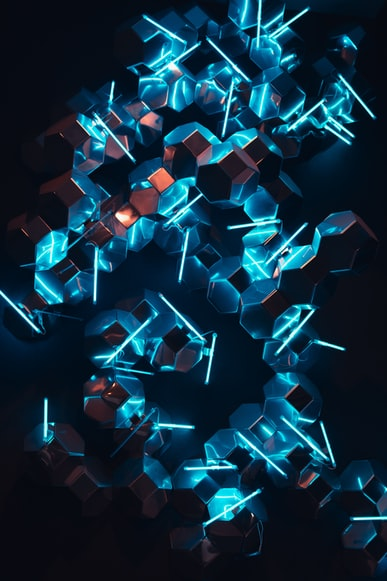
#> input picture Python/lab_6_14_feb_2023/pattern_two.jfif, 387 x 581 px, found by its file name
$ jupyter execute Untitled.ipynb
#> lines starting #> are read from the running program, lines starting #| are printed output that depends on the picture; long printed decimals are rounded
[cell 1]
import cv2 as cv
from matplotlib import pyplot as plt
import numpy as np

img = cv.imread('D:/Programing_works/6th_semester_work/Python/lab_6_14_feb_2023/pattern_two.jfif',0)
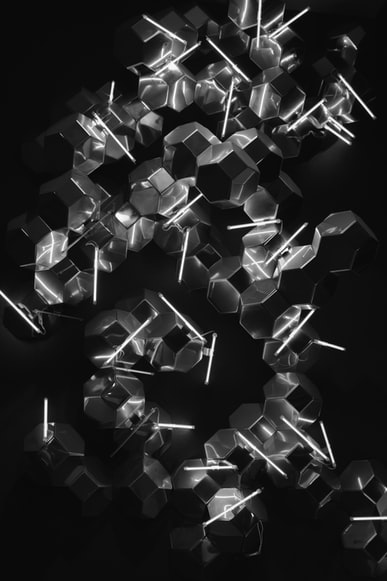
#> img: shape (581, 387); min 0, max 255, mean 38.4

print(type(img))
#| <class 'numpy.ndarray'>
print(img.shape)
#| (581, 387)
px = img[100,100]
#> px = 29
print(px)
#| 29

plt.imshow(img)
plt.title('Image')
plt.show()
# cv.imshow('Image',img)
# cv.waitKey()
# cv.destroyAllWindows()

[cell 2]
import cv2
import numpy as np
from matplotlib import pyplot as plt

img = cv2.imread('D:/Programing_works/6th_semester_work/Python/lab_6_14_feb_2023/pattern_two.jfif',0)

hist,bins = np.histogram(img.flatten(),256,[0,256])
#> hist = 256 values, max 21305 at index 11, min 17 at index 1, mean 878.3; bins = 257 values from 0 to 256

cdf = hist.cumsum()
#> cdf = 256 values from 54 to 224847
cdf_normalized = cdf * hist.max()/ cdf.max()
#> cdf_normalized = 256 values from 5.12 to 21305
print(type(img))
#| <class 'numpy.ndarray'>
flat= img.flatten()
print("flatten",flat)
#> (printed output is left out)
print(np.cov(flat))
#| 2121.179

plt.plot(cdf_normalized, color = 'b')
plt.hist(img.flatten(),256,[0,256], color = 'r')
plt.xlim([0,256])
plt.legend(('cdf','histogram'), loc = 'upper left')
plt.show()
#> figure, not shown here; tallest bar 21305 high, from x = 11 to 12; curve peaks at x = 255, y = 21305

[cell 3]
from PIL import Image
from matplotlib import pyplot as plt
# Method to process the red band of the image
def normalizeRed(intensity):
    iI      = intensity
    minI    = 86
    maxI    = 230
    minO    = 0
    maxO    = 255
    iO      = (iI-minI)*(((maxO-minO)/(maxI-minI))+minO)
    return iO
# Method to process the green band of the image
def normalizeGreen(intensity):
    iI      = intensity
    minI    = 90
    maxI    = 225
    minO    = 0
    maxO    = 255
    iO      = (iI-minI)*(((maxO-minO)/(maxI-minI))+minO)
    return iO
# Method to process the blue band of the image
def normalizeBlue(intensity):
    iI      = intensity
    minI    = 100
    maxI    = 210
    minO    = 0
    maxO    = 255
    iO      = (iI-minI)*(((maxO-minO)/(maxI-minI))+minO)
    return iO
# Create an image object
imageObject     = Image.open("D:/Programing_works/6th_semester_work/Python/lab_6_14_feb_2023/pattern_two.jfif")
# Split the red, green and blue bands from the Image
multiBands      = imageObject.split()
# Apply point operations that does contrast stretching on each color band
normalizedRedBand      = multiBands[0].point(normalizeRed)
normalizedGreenBand    = multiBands[1].point(normalizeGreen)
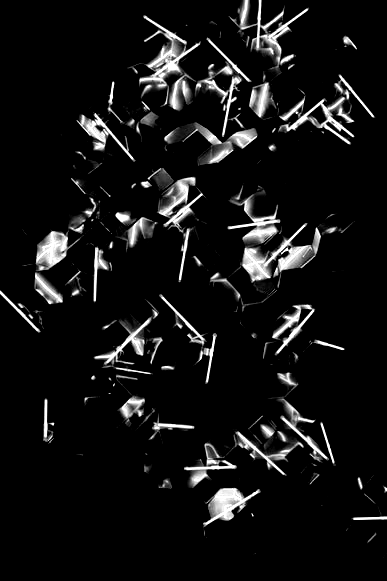
#> normalizedGreenBand: PIL image 387x581 L; min 0, max 255, mean 19.1
normalizedBlueBand     = multiBands[2].point(normalizeBlue)
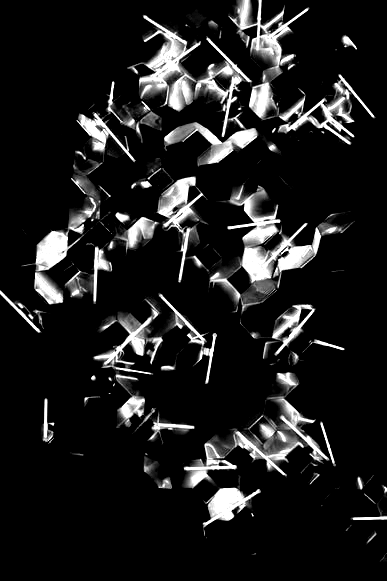
#> normalizedBlueBand: PIL image 387x581 L; min 0, max 255, mean 29
# Create a new image from the contrast stretched red, green and blue brands
normalizedImage = Image.merge("RGB", (normalizedRedBand, normalizedGreenBand, normalizedBlueBand))
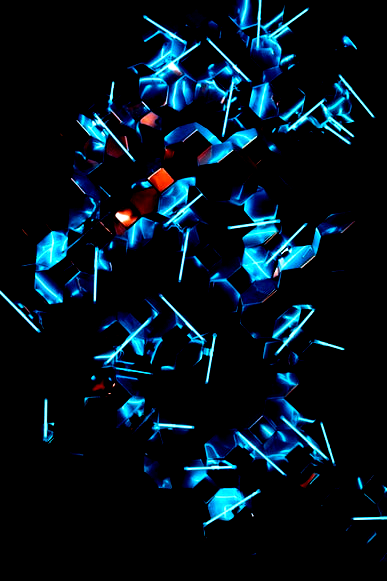
#> normalizedImage: PIL image 387x581 RGB; mean R, G, B 4.4, 19.1, 29
# Display the image before contrast stretching
plt.imshow(imageObject)
plt.title('Before contrast Streaching')
plt.show()
# imageObject.show()
# Display the image after contrast stretching
plt.imshow(normalizedImage)
plt.title('After contrast Streaching')
plt.show()
# normalizedImage.show()

[cell 4]
#canny edge ditector

import cv2
import numpy as np
from matplotlib import pyplot as plt
image = cv2.imread("D:/Programing_works/6th_semester_work/Python/lab_6_14_feb_2023/pattern_two.jfif")
#> image is the input picture: shape (581, 387, 3); mean B, G, R 63.6, 45.7, 15
# Print error message if image is null
if image is None:
    print('Could not read image')
# Apply identity kernel
kernel1 = np.array([[0, 0, 0],
                    [0, 1, 0],
                    [0, 0, 0]])
identity = cv2.filter2D(src=image, ddepth=-1, kernel=kernel1)
# cv2.imshow('Original', image)
plt.imshow(image)
plt.title('Orignal')
plt.show()
# cv2.imshow('Identity', identity)
plt.imshow(identity)
plt.title('Identity')
plt.show()
# cv2.waitKey()
# cv2.imwrite('identity.jpg', identity)
# cv2.destroyAllWindows()
# Apply blurring kernel
kernel2 = np.ones((5, 5), np.float32) / 25
img = cv2.filter2D(src=image, ddepth=-1, kernel=kernel2)
#> img: shape (581, 387, 3)
# cv2.imshow('Original', image)
plt.imshow(image)
plt.title('Original')
plt.show()
# cv2.imshow('Kernel Blur', img)
plt.imshow(img)
plt.title('Kernel blur')
plt.show()
# cv2.waitKey()
#cv2.imwrite('blur_kernel.jpg', img)
# cv2.destroyAllWindows()

[cell 5]
import numpy as np
import cv2 as cv
from matplotlib import pyplot as plt
kernel=np.ones((3,3),np.float32)/9
img=cv.imread('C:/Users/DDas/Downloads/pattern_two.jfif',0)
dst=cv.filter2D(img,-1,kernel)
plt.imshow(dst)
plt.title('Resized')
plt.show()
# cv.imshow("resized",dst)
# cv.waitKey(0)
# cv.destroyAllWindows()

[cell 6]
import cv2
from matplotlib import pyplot as plt
img = cv2.imread("D:/Programing_works/6th_semester_work/Python/lab_6_14_feb_2023/abs_idea.jpg")
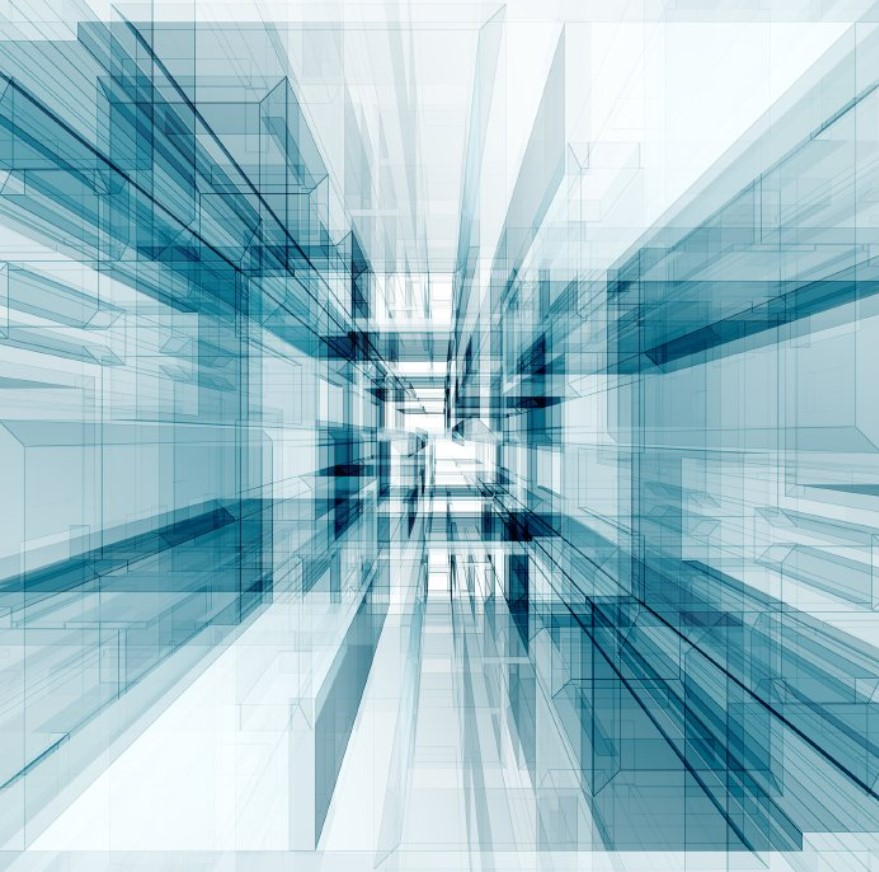
#> input picture Python/lab_6_14_feb_2023/abs_idea.jpg, 879 x 872 px, found by its file name
#> img is the input picture: shape (872, 879, 3); mean B, G, R 202.2, 192, 156.4
img = cv2.resize(img, (680, 520),
                 interpolation=cv2.INTER_CUBIC)
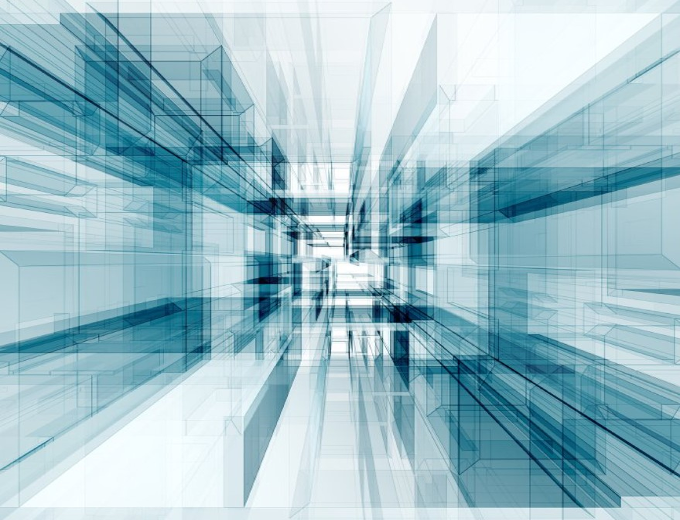
#> img: shape (520, 680, 3); mean B, G, R 202.2, 192, 156.4
# subtract the original image with the blurred image
# after subtracting add 127 to the total result
hpf = img - cv2.GaussianBlur(img, (21, 21), 3)+127
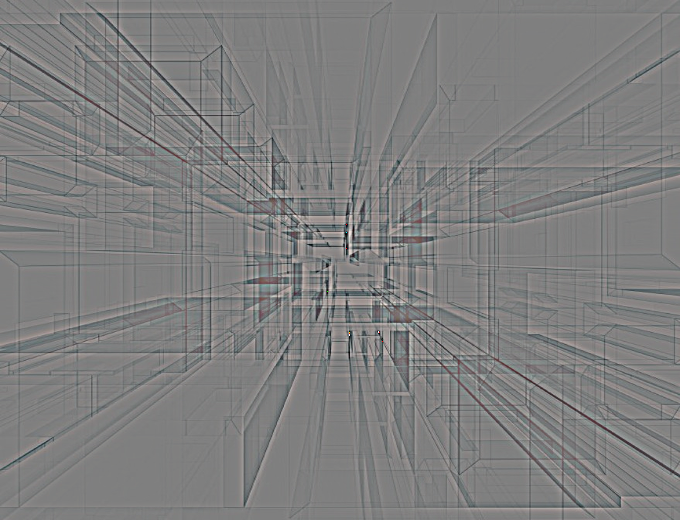
#> hpf: shape (520, 680, 3); mean B, G, R 127, 127, 127
# display both original image and filtered image
plt.imshow(img)
plt.title('original')
plt.show()
plt.imshow(hpf)
plt.title('High passed filter')
plt.show()

# cv2.imshow("Original", img)
# cv2.imshow("High Passed Filter", hpf)
# cv2.waitkey is used to display
# the image continuously
# if you provide 1000 instead of 0 then
# image will close in 1sec
# you pass in milli second
cv2.waitKey(0)
cv2.destroyAllWindows()

[cell 7]
import cv2 as cv
import numpy as np
from matplotlib import pyplot as plt

img = cv.imread('D:/Programing_works/6th_semester_work/Python/lab_6_14_feb_2023/abs_idea.jpg',0)
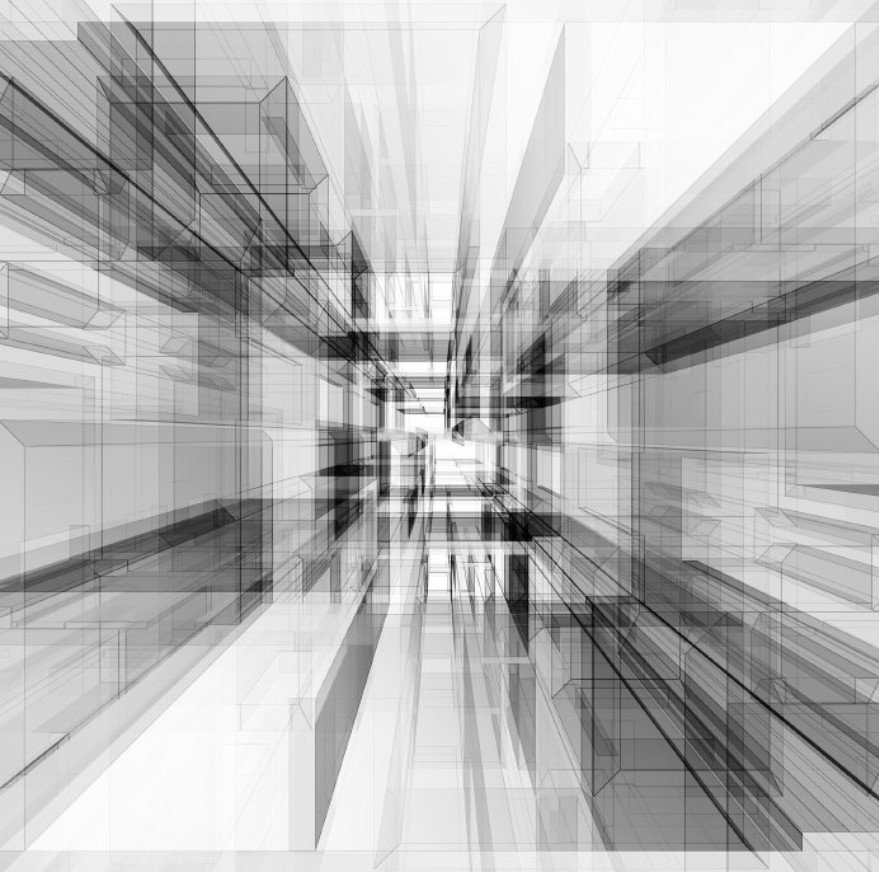
#> img: shape (872, 879); min 0, max 255, mean 182.5

hist,bins = np.histogram(img.flatten(),256,[0,256])
#> hist = 256 values, max 15733 at index 250, min 3 at index 0, mean 2994.1

cdf = hist.cumsum()
#> cdf = 256 values from 3 to 766488
cdf_normalized = cdf * hist.max()/ cdf.max()
#> cdf_normalized = 256 values from 0.0616 to 15733

plt.plot(cdf_normalized, color = 'b')
plt.hist(img.flatten(),256,[0,256], color = 'r')
plt.xlim([0,256])
plt.legend(('cdf','histogram'), loc = 'upper left')

plt.show()
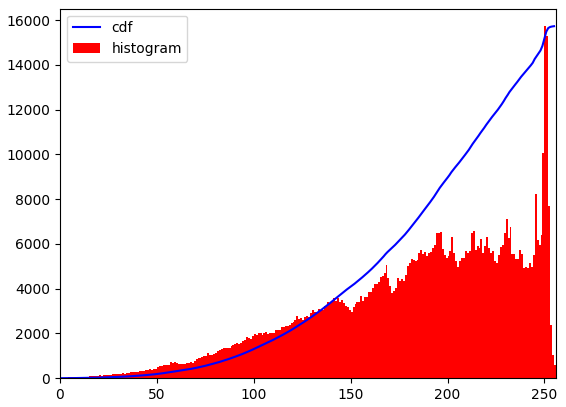
#> figure drawn by matplotlib, 1 panel; tallest bar 15733 high, from x = 250 to 251; curve peaks at x = 255, y = 15733

[cell 8]
import cv2
#import numpy as np
from matplotlib import pyplot as plt

img = cv2.imread(r'D:/Programing_works/6th_semester_work/Python/lab_6_14_feb_2023/abs_idea.jpg', 1)
scale = 56
width = int(img.shape[1] * scale / 100)
#> width = 492
height = int(img.shape[0] * scale / 100)
#> height = 488
dim = (width, height)
#> dim = (492, 488)
# resize image
resized = cv2.resize(img, dim, interpolation=cv2.INTER_AREA)

print('Resized Dimensions : ', resized.shape)
#| Resized Dimensions :  (488, 492, 3)
print('org Dimensions : ', img.shape)
#| org Dimensions :  (872, 879, 3)
diff =tuple(map(lambda i, j: i - j, img.shape, resized.shape))
#> diff = (384, 387, 0)
print("difference in size",diff)
#| difference in size (384, 387, 0)

plt.imshow(resized)
plt.title('Resized image')
plt.show()

# cv2.imshow("Resized image", resized)
# cv2.waitKey(0)
# cv2.destroyAllWindows()

[cell 9]
# importing cv2
import cv2

# path of the input image
path = (r'D:/Programing_works/6th_semester_work/Python/lab_6_14_feb_2023/abs_idea.jpg')

# Reading an image in default mode
src = cv2.imread(path)

# Window name in which image is displayed
window_name = 'Image'
# Using cv2.cvtColor() method
# Using cv2.COLOR_BGR2GRAY color space for convert BGR image to grayscale
# conversion code
image = cv2.cvtColor(src, cv2.COLOR_BGR2GRAY )
#> image: shape (872, 879)
# Displaying the image
cv2.imshow(window_name, image)

[cell 10]
import numpy as np
import cv2 as cv
from matplotlib import pyplot as plt
img = cv.imread('D:/Programing_works/6th_semester_work/Python/lab_6_14_feb_2023/abs_idea.jpg',0)
edges = cv.Canny(img,100,200)
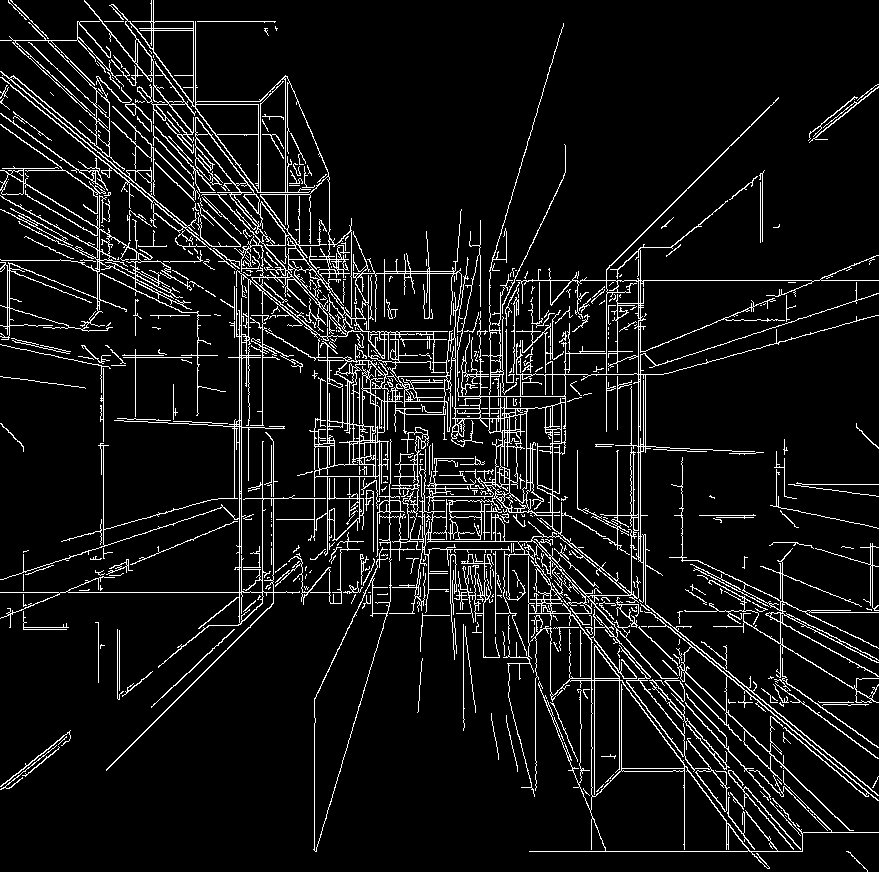
#> edges: shape (872, 879); 8% white in thin lines or dots
plt.subplot(121),plt.imshow(img,cmap = 'gray')
plt.title('Original Image'), plt.xticks([]), plt.yticks([])
#cv.imshow("Original Image", img)
#plt.title('Original Image')
plt.subplot(122),plt.imshow(edges,cmap = 'gray')
plt.title('Edge Image'), plt.xticks([]), plt.yticks([])

plt.show()
